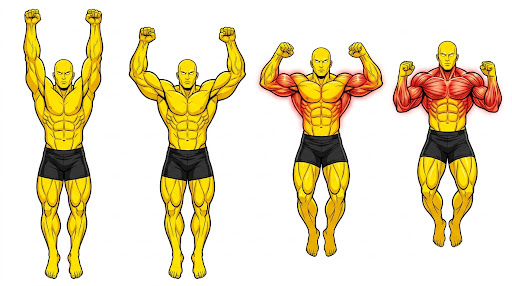
#> input picture skills/yellow-dude-4k-animator/assets/pullup_poses.jpg, 512 x 286 px
$ python yellow_dude_4k_pipeline.py
#> lines starting #> are read from the running program, lines starting #| are printed output that depends on the picture; after the words box and inside, x2 and y2 are one past the last pixel; in counts of white or black regions, pixels touching at a corner belong together
import os
import math
import shutil
import subprocess
import cv2
import numpy as np
from scipy.spatial import Delaunay
from PIL import Image, ImageDraw, ImageFont

# Usage: python yellow_dude_4k_pipeline.py [POSE_SHEET]
#   POSE_SHEET  pose sheet image, poses side by side (Pose 1 | Pose 2 | Pose 3 | ...).
#               Default: ../assets/pullup_poses.jpg (4-pose pull-up example). Also settable via YD_RAW_SHEET.
#               Any size works: the sheet is resized to 1376 px wide (Gemini 16:9 1K), which the pose crops expect.
# Other env vars:
#   YD_OUT_DIR    output folder (default ./yd_output)
#   YD_INT_DIR    intermediate folder (default ./yd_intermediate)
#   YD_AUDIO      WAV for the video (optional; silent video if missing)
#   YD_REF_IMG_2  reference image for the before/after comparison (optional; skipped if missing)
import sys
SKILL_DIR = os.path.dirname(os.path.dirname(os.path.abspath(__file__)))
RAW_SHEET = (sys.argv[1] if len(sys.argv) > 1 else
             os.environ.get("YD_RAW_SHEET", os.path.join(SKILL_DIR, "assets", "pullup_poses.jpg")))
OUT_DIR = os.environ.get("YD_OUT_DIR", "yd_output")
INT_DIR = os.environ.get("YD_INT_DIR", "yd_intermediate")
os.makedirs(OUT_DIR, exist_ok=True)
FRAMES_V15_DIR = os.path.join(INT_DIR, "frames_24_v15_flawless")
os.makedirs(FRAMES_V15_DIR, exist_ok=True)

AUDIO_WAV = os.environ.get("YD_AUDIO", os.path.join(INT_DIR, "yellow_dude_30s_audio.wav"))
USER_IMG_1 = os.environ.get("YD_REF_IMG_1", "ref1.jpg")
USER_IMG_2 = os.environ.get("YD_REF_IMG_2", "ref2.jpg")

FONT_BOLD = "/usr/share/fonts/truetype/dejavu/DejaVuSans-Bold.ttf"
FONT_REG = "/usr/share/fonts/truetype/dejavu/DejaVuSans.ttf"
FONT_MONO = "/usr/share/fonts/truetype/dejavu/DejaVuSansMono-Bold.ttf"

CW, CH = 480, 820
BAR_Y = 92
UNIFORM_S = 100.0 / 124.0
LOCKED_LX = 156.0
LOCKED_RX = 324.0

# [5 lines left out: function get_font, not called in this run]

raw_bgr = cv2.imread(RAW_SHEET)
#> raw_bgr is the input picture: shape (286, 512, 3); mean B, G, R 188.2, 221.4, 233.2
if raw_bgr is None:
    sys.exit(f"Cannot read pose sheet: {RAW_SHEET}")
SHEET_W = 1376  # pose crop columns below are tuned for this width
if raw_bgr.shape[1] != SHEET_W:
    _h = round(raw_bgr.shape[0] * SHEET_W / raw_bgr.shape[1])
    raw_bgr = cv2.resize(raw_bgr, (SHEET_W, _h), interpolation=cv2.INTER_LANCZOS4)
#> raw_bgr: shape (769, 1376, 3)
raw_rgb = cv2.cvtColor(raw_bgr, cv2.COLOR_BGR2RGB)

def extract_clean_4x_pose_perfect(x0, x1, is_pose3=False):
#> called with x0 = 0, x1 = 335, is_pose3 = False
    sub = raw_rgb[:, x0:x1].copy()
    h0, w0, _ = sub.shape
    r0, g0, b0 = sub[:, :, 0].astype(int), sub[:, :, 1].astype(int), sub[:, :, 2].astype(int)

    yellow0 = ((r0 - b0) > 45) & (r0 > 140)
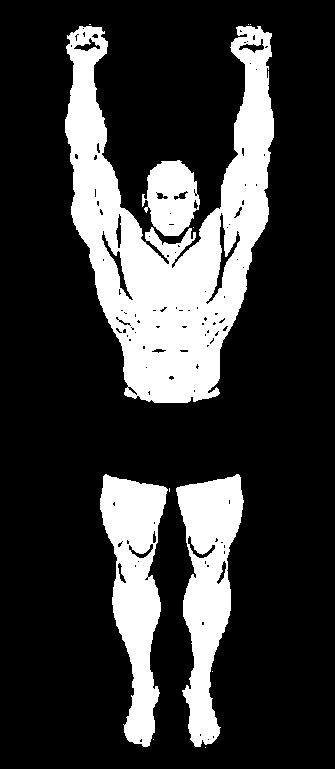
#> yellow0: shape (769, 335) bool; 22.5% white; 12 white regions (8 under 20 px), largest, box (x1, y1, x2, y2) and area: (65, 26, 274, 403) 35146, (100, 474, 168, 747) 9886, (176, 474, 244, 747) 9869, (142, 160, 200, 236) 3023
    cx0 = int(np.median(np.where(yellow0)[1]))
#> cx0 = 171
    hy_top0 = int(np.where(yellow0[:, cx0])[0].min())
#> hy_top0 = 161

    yy0, xx0 = np.mgrid[0:h0, 0:w0]
    eye_zone0 = (np.abs(xx0 - cx0) < 26) & (yy0 >= hy_top0 + 14) & (yy0 <= hy_top0 + 48)
#> eye_zone0: shape (769, 335) bool; 0.69% white; 1 white region, box (x1, y1, x2, y2) and area: (146, 175, 197, 210) 1785
    head_col0 = (np.abs(xx0 - cx0) < 32) & (yy0 >= hy_top0 - 4)
#> head_col0: shape (769, 335) bool; 15% white; 1 white region, box (x1, y1, x2, y2) and area: (140, 157, 203, 769) 38556

    is_bar0 = (yy0 < 215) & (~eye_zone0) & (~head_col0) & (np.abs(r0 - g0) < 20) & (np.abs(g0 - b0) < 20) & (r0 > 65)
#> is_bar0: shape (769, 335) bool; 20.5% white; 2 white regions (1 under 20 px), largest, box (x1, y1, x2, y2) and area: (0, 0, 335, 215) 52838
    sub[is_bar0] = [255, 255, 255]
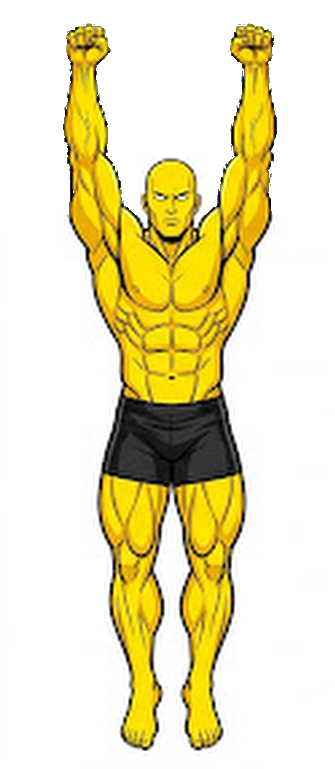
#> sub: shape (769, 335, 3); mean R, G, B 232.9, 225.1, 183.6

    ff1 = np.zeros((h0 + 2, w0 + 2), np.uint8)
    tmp1 = sub.copy()
    for sx in [0, w0 - 1, w0 // 2]:
        for sy in [0, h0 - 1]:
            if tmp1[sy, sx, 0] > 210:
                cv2.floodFill(tmp1, ff1, (sx, sy), (255, 255, 255), (28, 28, 28), (28, 28, 28), cv2.FLOODFILL_FIXED_RANGE)
#> tmp1: shape (769, 335, 3); 8.42% of pixels changed, all inside (x1, y1, x2, y2) = (0, 30, 335, 769)
    bg1 = ff1[1:-1, 1:-1] > 0

    if is_pose3:
        r1 = sub[:, :, 0].astype(int)
        g1 = sub[:, :, 1].astype(int)
        b1 = sub[:, :, 2].astype(int)
        is_black_ink = (r1 < 105) & (g1 < 95) & (b1 < 95)
        can_eat = (~is_black_ink) & (yy0 >= 145) & (yy0 <= 420)
        kernel3 = cv2.getStructuringElement(cv2.MORPH_ELLIPSE, (3, 3))
        for _ in range(14):
            dil = cv2.dilate(bg1.astype(np.uint8), kernel3) > 0
            bg1 = bg1 | (dil & can_eat)
        sub[bg1] = [255, 255, 255]

    scale = 4
    sw, sh = w0 * scale, h0 * scale
    rgb_4k = cv2.resize(sub, (sw, sh), interpolation=cv2.INTER_LANCZOS4)
    rgb_4k = cv2.bilateralFilter(rgb_4k, d=9, sigmaColor=45, sigmaSpace=9)

    ff_mask = np.zeros((sh + 2, sw + 2), np.uint8)
    temp = rgb_4k.copy()
    for sx in [0, sw - 1, sw // 2]:
        for sy in [0, sh - 1]:
            if temp[sy, sx, 0] > 210:
                cv2.floodFill(temp, ff_mask, (sx, sy), (255, 255, 255), (28, 28, 28), (28, 28, 28), cv2.FLOODFILL_FIXED_RANGE)

    cx_4k = cx0 * scale
#> cx_4k = 684
    for y_leg_1x in range(445, 742, 6):
        py = min(sh - 1, y_leg_1x * scale)
        for dx_probe in [0, -8, 8, -16, 16]:
            px = max(0, min(sw - 1, cx_4k + dx_probe))
            if temp[py, px, 0] > 205 and temp[py, px, 2] > 195 and ff_mask[py + 1, px + 1] == 0:
                cv2.floodFill(temp, ff_mask, (px, py), (255, 255, 255), (28, 28, 28), (28, 28, 28), cv2.FLOODFILL_FIXED_RANGE)

    for y_arm_1x in range(60, 210, 8):
        py = min(sh - 1, y_arm_1x * scale)
        for dx_1x in [-48, 48, -58, 58]:
            px = max(0, min(sw - 1, (cx0 + dx_1x) * scale))
            if temp[py, px, 0] > 215 and temp[py, px, 2] > 205 and ff_mask[py + 1, px + 1] == 0:
                cv2.floodFill(temp, ff_mask, (px, py), (255, 255, 255), (28, 28, 28), (28, 28, 28), cv2.FLOODFILL_FIXED_RANGE)

    bg_mask = ff_mask[1:-1, 1:-1] > 0
    fg_mask = (~bg_mask).astype(np.uint8)
    num_l, labels, stats, _ = cv2.connectedComponentsWithStats(fg_mask, connectivity=8)
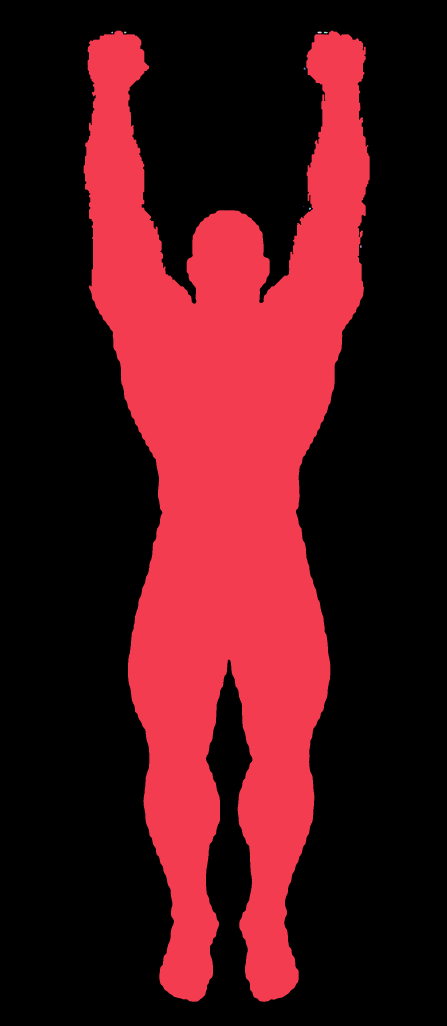
#> labels: shape (3076, 1340) int32 (shown at 1/3 size); 10 distinct labels, from 0 to 9; one colour per label, 0 black
#> num_l = 10; stats = [[0, 0, 1340, 3076, 2825537], [251, 92, 858, 2913, 1296044], [334, 95, 5, 5, 20], [372, 95, 7, 5, 30], [952, 95, 13, 5, 57], [971, 95, 12, 5, 46], [911, 203, 6, 6, 29], [910, 618, 3, 3, 5], [927, 623, 6, 6, 31], [1079, 735, 6, 9, 41]]
#> fg_mask: shape (3076, 1340); values 0 (black) and 1 (white), 31.4% white; 9 white regions (1 under 20 px), largest, box (x1, y1, x2, y2) and area: (251, 92, 1109, 3005) 1296044, (952, 95, 965, 100) 57, (971, 95, 983, 100) 46
    main_fg = np.zeros_like(fg_mask)
    for lbl in range(1, num_l):
        if stats[lbl, cv2.CC_STAT_AREA] > 20000:
            main_fg[labels == lbl] = 1
#> main_fg: shape (3076, 1340); values 0 (black) and 1 (white), 31.4% white; 1 white region, box (x1, y1, x2, y2) and area: (251, 92, 1109, 3005) 1296044

    fg_eroded = cv2.erode(main_fg, cv2.getStructuringElement(cv2.MORPH_ELLIPSE, (7, 7)), iterations=1)
#> fg_eroded: shape (3076, 1340); values 0 (black) and 1 (white), 30.6% white; 2 white regions (1 under 20 px), largest, box (x1, y1, x2, y2) and area: (254, 95, 1106, 3002) 1259983
    sdf_in = cv2.distanceTransform(fg_eroded, cv2.DIST_L2, 5).astype(np.float32)
    sdf_out = cv2.distanceTransform(1 - fg_eroded, cv2.DIST_L2, 5).astype(np.float32)
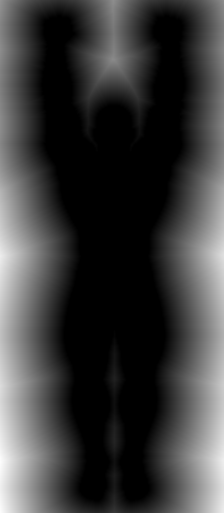
#> sdf_out: shape (3076, 1340) float32 (shown at 1/6 size); min 0, max 510.3, mean 119.4; drawn with min black and max white
    sdf = cv2.GaussianBlur(sdf_in - sdf_out, (7, 7), 0)
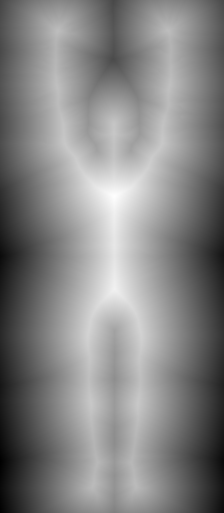
#> sdf: shape (3076, 1340) float32 (shown at 1/6 size); min -509, max 281.8, mean -97.1; drawn with min black and max white
    alpha_4k = np.clip((sdf + 1.2) / 2.4 * 255.0, 0.0, 255.0)

    r_4k, b_4k = rgb_4k[:, :, 0].astype(int), rgb_4k[:, :, 2].astype(int)
    outer_rim = (sdf > -3.0) & (sdf < 5.0) & ((r_4k - b_4k) < 50)
#> outer_rim: shape (3076, 1340) bool; 1.8% white; 3 white regions, box (x1, y1, x2, y2) and area: (251, 92, 1097, 3005) 72668, (1071, 353, 1109, 705) 2143, (1079, 695, 1087, 708) 83
    rgb_4k[outer_rim] = [18, 18, 20]
    rgb_4k[alpha_4k == 0] = [18, 18, 20]
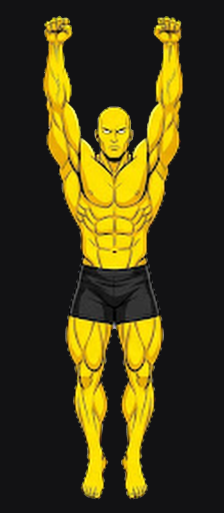
#> rgb_4k: shape (3076, 1340, 3) (shown at 1/6 size); mean R, G, B 68.4, 60.5, 20.5

    gray_4k = cv2.cvtColor(rgb_4k, cv2.COLOR_RGB2GRAY).astype(np.float32)
    local_max = cv2.dilate(gray_4k, cv2.getStructuringElement(cv2.MORPH_ELLIPSE, (15, 15)))
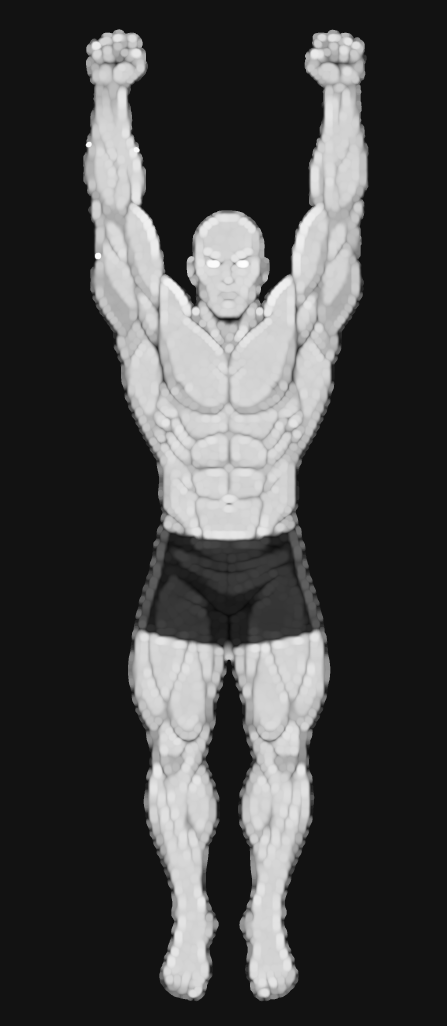
#> local_max: shape (3076, 1340) float32 (shown at 1/3 size); min 8, max 253, mean 67.3
    ink_ratio = np.clip((local_max - gray_4k) / np.maximum(local_max, 40.0), 0.0, 1.0)
    ink_strength = cv2.GaussianBlur(np.clip((ink_ratio - 0.18) / 0.32, 0.0, 1.0), (3, 3), 0)
#> (the rest of the program and of its run is left out)
